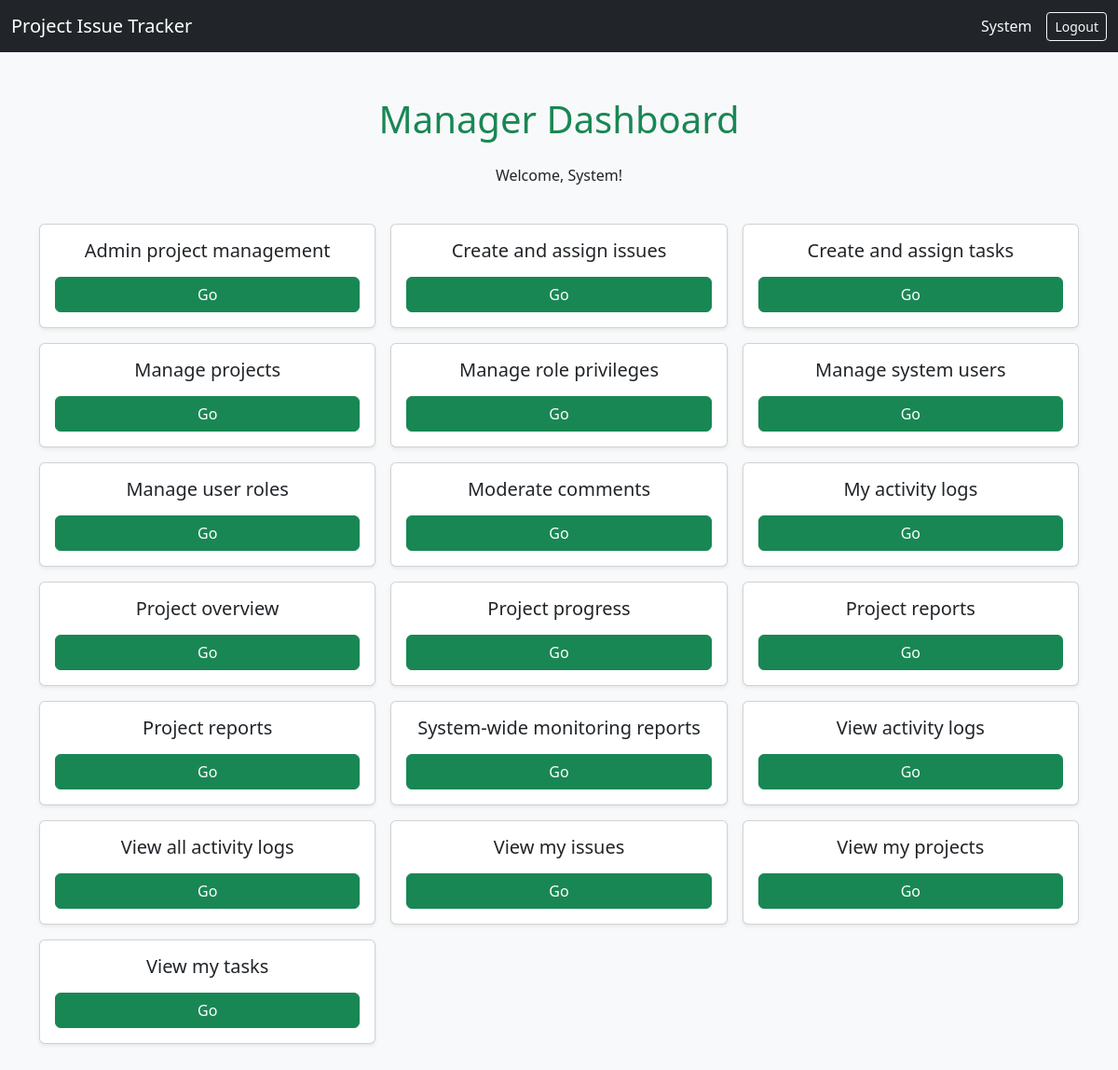
The app's page /manager/home.php (signed in) with its own data.
### tables this page shows
CREATE TABLE pages (
    page_id INT AUTO_INCREMENT PRIMARY KEY,
    page_name VARCHAR(100) NOT NULL UNIQUE,
    page_path VARCHAR(255) NOT NULL,
    description VARCHAR(255)
);

### auth_check.php (called while the page is built, shortened)
<?php
function h($s) {
    return htmlspecialchars($s ?? '', ENT_QUOTES, 'UTF-8');
}
?>

### manager/home.php (the view, shortened to what this page needs)
<?php
include '../connect_db.php';
include '../auth_check.php';
include '../assets/homeNavBar.php';
$role_id = $_SESSION['role_id'];
$stmt = $conn->prepare(" SELECT pg.description, pg.page_path FROM privileges pv
JOIN pages pg ON pv.page_id = pg.page_id
WHERE pv.role_id = ? AND pv.can_access = 1 AND pg.page_path NOT LIKE '%/home.php'
ORDER BY pg.description ");
$stmt->bind_param("i", $role_id);
$stmt->execute();
$pages = $stmt->get_result();
?>
<!DOCTYPE html>
<html lang="en">
<head>
    <link href="https://cdn.jsdelivr.net/npm/bootstrap@5.3.0/dist/css/bootstrap.min.css" rel="stylesheet">
</head>
<body class="bg-light">
<div class="container py-5">
    <h1 class="mb-4 text-center text-success">Manager Dashboard</h1>
    <p class="text-center">Welcome, <?php echo h($_SESSION['first_name']); ?>!</p>
    <div class="row g-3 mt-4">
        <?php while ($p = $pages->fetch_assoc()) { ?>
            <div class="col-md-4">
                <div class="card shadow-sm text-center p-3">
                    <h5 class="card-title"><?php echo h($p['description']); ?></h5>
                    <button onclick="location.href='../<?php echo h($p['page_path']); ?>'"
                            class="btn btn-success mt-2">Go</button>
                </div>
            </div>
        <?php } ?>
    </div>
</div>
</body>
</html>

### assets/homeNavBar.php (shortened to what this page needs)
<nav class="navbar navbar-expand-lg navbar-dark bg-dark">
    <div class="container-fluid">
        <span class="navbar-brand">Project Issue Tracker</span>
        <div class="d-flex align-items-center">
            <span class="navbar-text text-light me-3"><?php echo htmlspecialchars($_SESSION['first_name'] ?? '', ENT_QUOTES, 'UTF-8'); ?></span>
            <a class="btn btn-outline-light btn-sm" href="../login/logout.php">Logout</a>
        </div>
    </div>
</nav>

### records on screen
pages: description "Admin project management"
pages: description "Create and assign issues"
pages: description "Create and assign tasks"
pages: description "Manage projects"
pages: description "Manage role privileges"
pages: description "Manage system users"
pages: description "Manage user roles"
pages: description "Moderate comments"
pages: description "My activity logs"
pages: description "Project overview"
pages: description "Project progress"
pages: description "Project reports"
pages: description "Project reports"
pages: description "System-wide monitoring reports"
pages: description "View activity logs"
pages: description "View all activity logs"
pages: description "View my issues"
pages: description "View my projects"
pages: description "View my tasks"

### other values on screen
$_SESSION['first_name'] "System"
